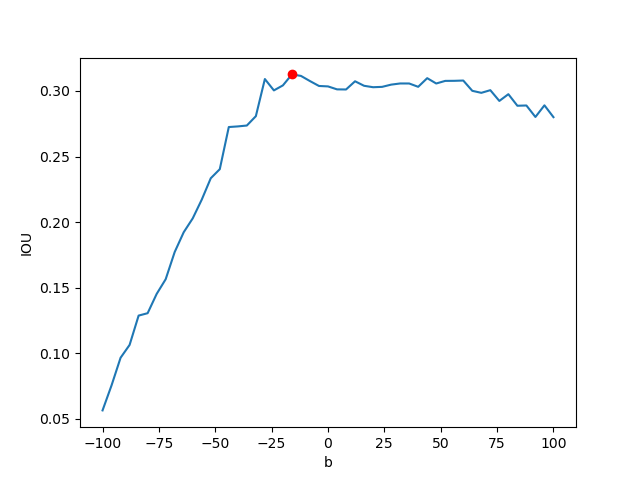
#> input picture brightness_chart_-100_100_step_5.png, 640 x 480 px
$ python extractor.py ../../brightness_chart_-100_100_step_5.png
#> lines starting #> are read from the running program, lines starting #| are printed output that depends on the picture
#> further down, img is the input picture: shape (480, 640, 3); mean B, G, R 251.9, 251.6, 251.3
import cv2, sys
from skimage import feature, filters
import numpy as np


class Super:
	def __init__(self, resize=100):
		self.resize=resize

	def extract(self, img):
		img = cv2.cvtColor(img, cv2.COLOR_BGR2GRAY)
#> img: shape (480, 640)
		img = cv2.resize(img, (self.resize, self.resize))
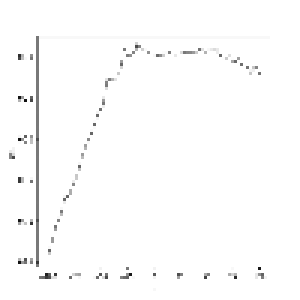
#> img: shape (100, 100) (shown 3 times larger); min 16, max 255, mean 252

		prewitt_h = filters.prewitt_h(img)
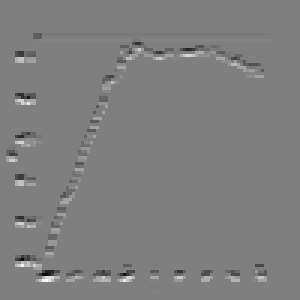
#> prewitt_h: shape (100, 100) float64 (shown 3 times larger); min -0.681, max 0.681, mean -1.01e-16; drawn with min black and max white
		prewitt_v = filters.prewitt_v(img)
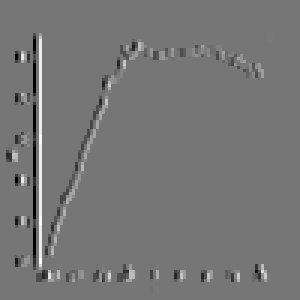
#> prewitt_v: shape (100, 100) float64 (shown 3 times larger); min -0.529, max 0.612, mean -6.63e-19; drawn with min black and max white

		cv2.imshow("", prewitt_v)
		cv2.waitKey(0)

		return img


if __name__ == '__main__':
	fname = sys.argv[1]
	img = cv2.imread(fname)
	extractor = Super()
	features = extractor.extract(img)
	print(features)
#> (printed output is left out)

$ run again, on gamma_chart_0_10_step_0_1.png
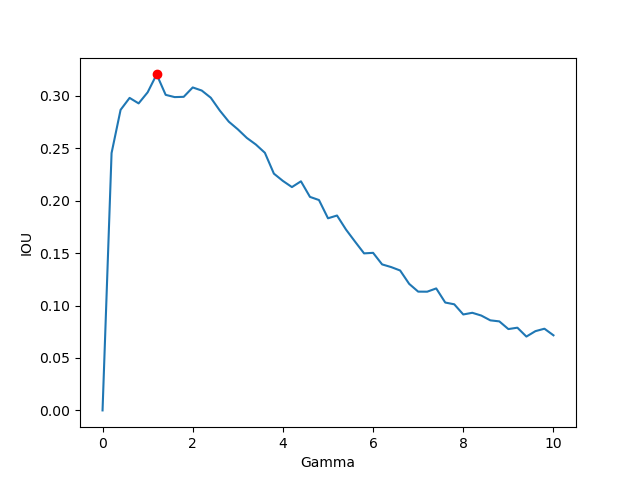
#> input picture gamma_chart_0_10_step_0_1.png, 640 x 480 px
#> img is the input picture: shape (480, 640, 3); mean B, G, R 252, 251.6, 251.1
#> in extract, `img = cv2.resize(img, (self.resize, self.resize))`:
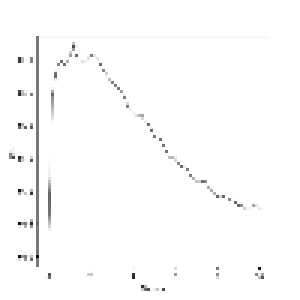
#> img: shape (100, 100) (shown 3 times larger); min 11, max 255, mean 252
#> in extract, `prewitt_v = filters.prewitt_v(img)`:
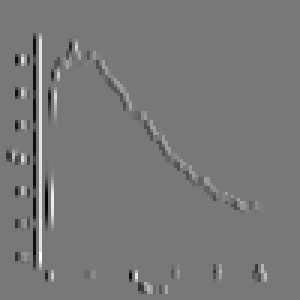
#> prewitt_v: shape (100, 100) float64 (shown 3 times larger); min -0.599, max 0.672, mean -5.55e-19; drawn with min black and max white
#> (printed output is left out)
